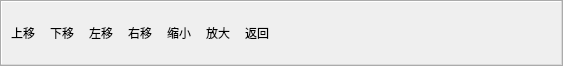
<?xml version="1.0" encoding="UTF-8"?>
<ui version="4.0">
 <class>MapToolBar</class>
 <widget class="QToolBar" name="MapToolBar">
  <property name="geometry">
   <rect>
    <x>0</x>
    <y>0</y>
    <width>563</width>
    <height>66</height>
   </rect>
  </property>
  <property name="windowTitle">
   <string>MapToolBar</string>
  </property>
  <property name="iconSize">
   <size>
    <width>20</width>
    <height>20</height>
   </size>
  </property>
  <property name="toolButtonStyle">
   <enum>Qt::ToolButtonIconOnly</enum>
  </property>
  <action name="actionCenter">
   <property name="icon">
    <iconset resource="mainwindow.qrc">
     <normaloff>:/images/mapToolBar/center.png</normaloff>:/images/mapToolBar/center.png</iconset>
   </property>
   <property name="text">
    <string>返回</string>
   </property>
   <property name="toolTip">
    <string>返回原点</string>
   </property>
  </action>
  <action name="actionTop">
   <property name="icon">
    <iconset resource="mainwindow.qrc">
     <normaloff>:/images/mapToolBar/top.png</normaloff>:/images/mapToolBar/top.png</iconset>
   </property>
   <property name="text">
    <string>上移</string>
   </property>
  </action>
  <action name="actionBottom">
   <property name="icon">
    <iconset resource="mainwindow.qrc">
     <normaloff>:/images/mapToolBar/bottom.png</normaloff>:/images/mapToolBar/bottom.png</iconset>
   </property>
   <property name="text">
    <string>下移</string>
   </property>
  </action>
  <action name="actionLeft">
   <property name="icon">
    <iconset resource="mainwindow.qrc">
     <normaloff>:/images/mapToolBar/left.png</normaloff>:/images/mapToolBar/left.png</iconset>
   </property>
   <property name="text">
    <string>左移</string>
   </property>
  </action>
  <action name="actionRight">
   <property name="icon">
    <iconset resource="mainwindow.qrc">
     <normaloff>:/images/mapToolBar/right.png</normaloff>:/images/mapToolBar/right.png</iconset>
   </property>
   <property name="text">
    <string>右移</string>
   </property>
   <property name="toolTip">
    <string>右移</string>
   </property>
  </action>
  <action name="actionMZoomIn">
   <property name="icon">
    <iconset resource="mainwindow.qrc">
     <normaloff>:/images/mapToolBar/Ex_ZoomIn.png</normaloff>:/images/mapToolBar/Ex_ZoomIn.png</iconset>
   </property>
   <property name="text">
    <string>放大</string>
   </property>
   <property name="toolTip">
    <string>按比例放大</string>
   </property>
  </action>
  <action name="actionMZoomout">
   <property name="icon">
    <iconset resource="mainwindow.qrc">
     <normaloff>:/images/mapToolBar/Ex_ZoomOut.png</normaloff>:/images/mapToolBar/Ex_ZoomOut.png</iconset>
   </property>
   <property name="text">
    <string>缩小</string>
   </property>
  </action>
  <addaction name="actionTop"/>
  <addaction name="actionBottom"/>
  <addaction name="actionLeft"/>
  <addaction name="actionRight"/>
  <addaction name="actionMZoomout"/>
  <addaction name="actionMZoomIn"/>
  <addaction name="actionCenter"/>
 </widget>
 <layoutdefault spacing="6" margin="11"/>
 <resources>
  <include location="mainwindow.qrc"/>
 </resources>
 <connections/>
</ui>
